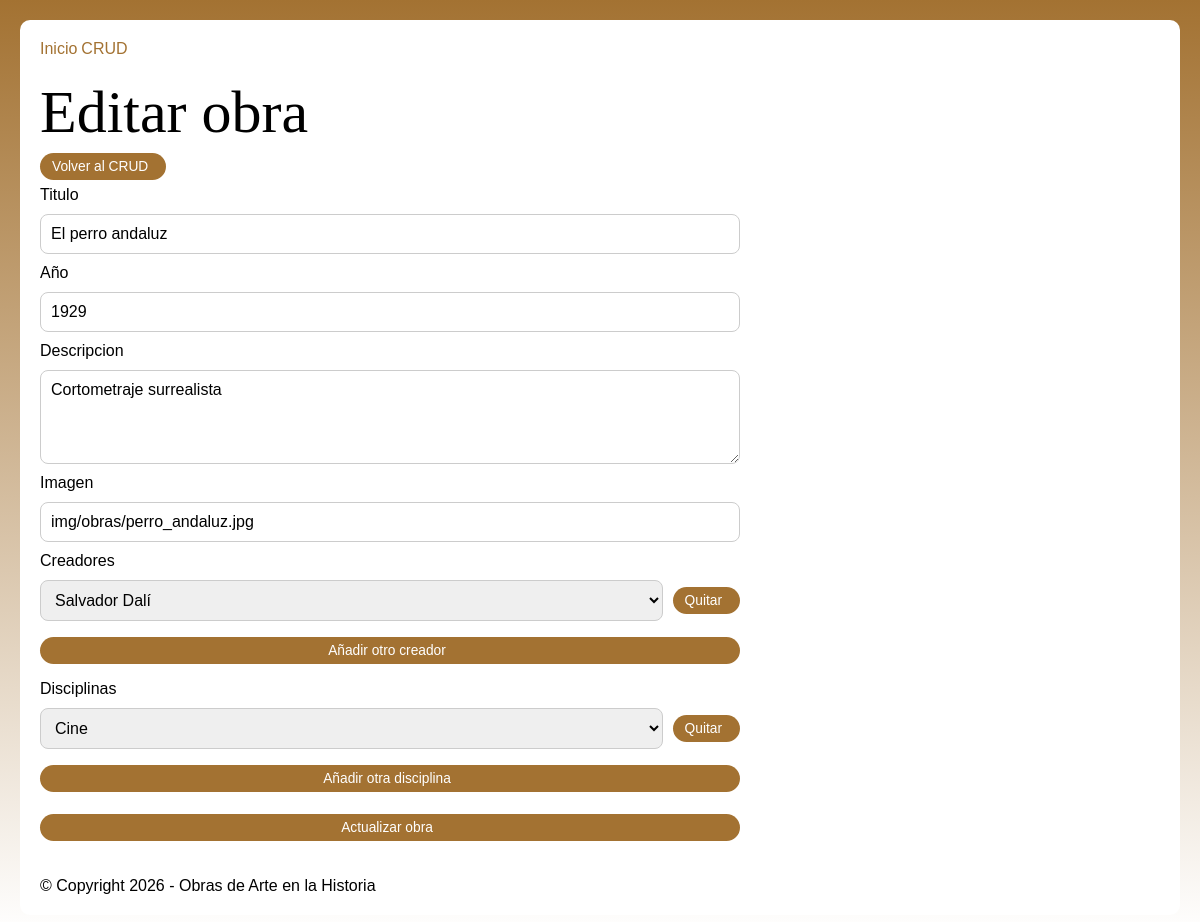
The page /crud/update_obra.php?id=4 on the database as committed earlier.
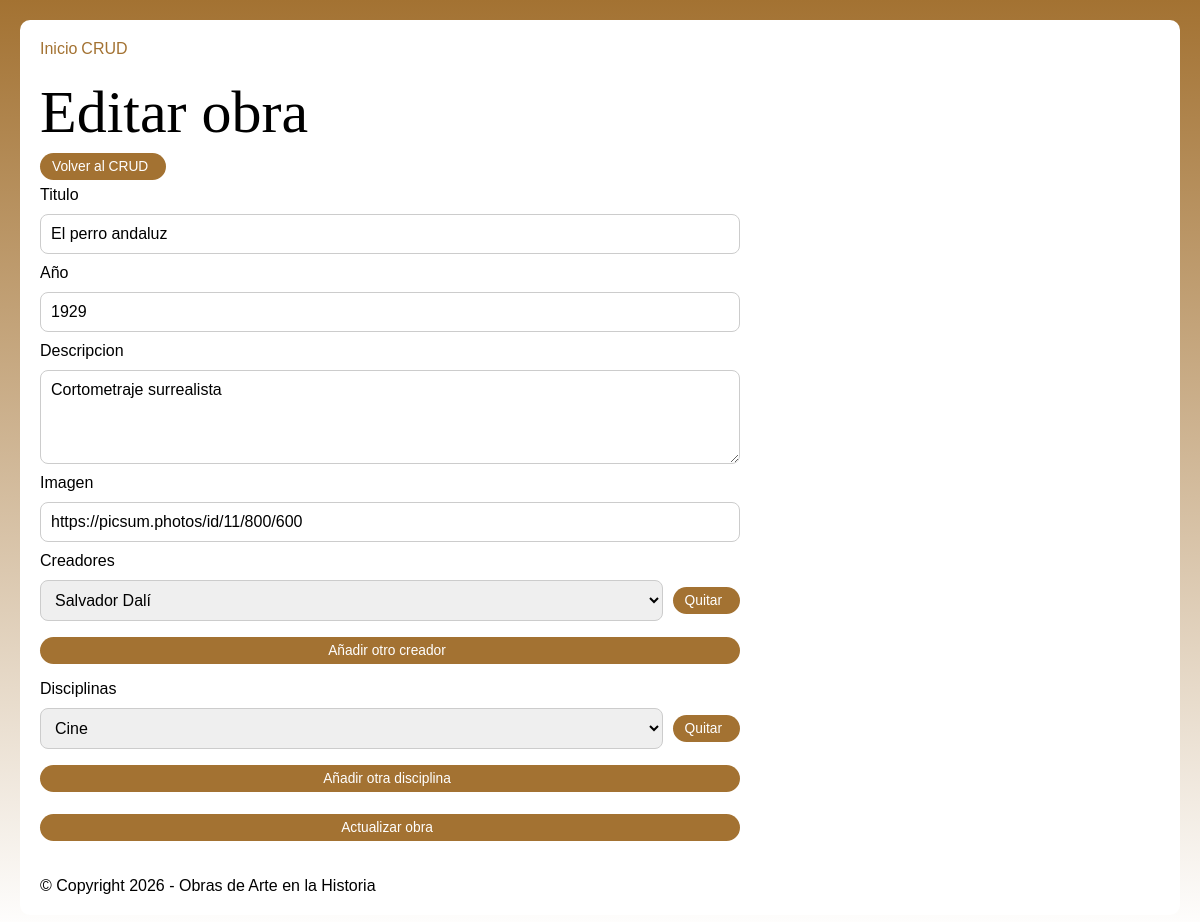
The same page on the database as committed later.
### tables this page shows
CREATE TABLE `obras` (
  `id` int NOT NULL AUTO_INCREMENT,
  `titulo` varchar(255) NOT NULL,
  `año` int DEFAULT NULL,
  `descripcion` text,
  `imagen` varchar(255) DEFAULT NULL,
  PRIMARY KEY (`id`)
);

### functions.php (called while the page is built, shortened)
<?
function getheader()
{
    include __DIR__ . '/inc/header.php';
}
function getfooter()
{
    include __DIR__ . '/inc/footer.php';
}
function conn()
{
    $conn = new mysqli(SERV, USER, PASS, DBNM);
    $conn->set_charset("utf8mb4");
    return $conn;
}
function consulta($sql)
{
    $conn = conn();
    $result = $conn->query($sql);
    $data = [];
    if ($result->num_rows > 0) {
        while ($row = $result->fetch_assoc()) {
            $data[] = $row;
        }
    }
    return $data;
}

### crud/update_obra.php (the view, shortened to what this page needs)
<?php
require_once '../functions.php';
$id = (int) $_GET['id'];
$sql = "SELECT id, titulo, año AS anio, descripcion, imagen FROM obras WHERE id = $id";
$obra = consulta($sql);
$obra = $obra[0];
$creadores = consulta("SELECT id, nombre FROM creadores ORDER BY nombre ASC");
$disciplinas = consulta("SELECT id, nombre FROM disciplinas ORDER BY nombre ASC");
?>
<h1>Editar obra</h1>
<p><a class="btn" href="listado_crud_obras.php">Volver al CRUD</a></p>
<form class="form-crud" method="post">
    <label>Titulo</label>
    <input type="text" name="titulo" value="<?= htmlspecialchars($obra['titulo']) ?>" required>
    <label>A&ntilde;o</label>
    <input type="number" name="anio" value="<?= htmlspecialchars($obra['anio']) ?>" required>
    <label>Descripcion</label>
    <textarea name="descripcion" rows="4" required><?= htmlspecialchars($obra['descripcion']) ?></textarea>
    <label>Imagen</label>
    <input type="text" name="imagen" value="<?= htmlspecialchars($obra['imagen']) ?>" required>
    <label>Creadores</label>
    <div class="creadores-builder" data-relaciones-builder>
        <div class="creadores-lista" data-relaciones-lista></div>
        <button class="btn btn-secundario" type="button" data-add-relacion>A&ntilde;adir otro creador</button>
    </div>
    <label>Disciplinas</label>
    <div class="creadores-builder" data-relaciones-builder>
        <div class="creadores-lista" data-relaciones-lista></div>
        <button class="btn btn-secundario" type="button" data-add-relacion>A&ntilde;adir otra disciplina</button>
    </div>
    <input type="submit" value="Actualizar obra">
</form>
<template id="creador-select-template">
    <div class="creador-item">
        <select name="creador_ids[]" required data-relacion-select>
            <?php foreach ($creadores as $creador): ?>
                <option value="<?= $creador['id'] ?>"><?= htmlspecialchars($creador['nombre']) ?></option>
            <?php endforeach; ?>
        </select>
        <button class="btn btn-secundario btn-eliminar-creador" type="button" data-remove-relacion>Quitar</button>
    </div>
</template>
<template id="disciplina-select-template">
    <div class="creador-item">
        <select name="disciplina_ids[]" required data-relacion-select>
            <?php foreach ($disciplinas as $disciplina): ?>
                <option value="<?= $disciplina['id'] ?>"><?= htmlspecialchars($disciplina['nombre']) ?></option>
            <?php endforeach; ?>
        </select>
        <button class="btn btn-secundario btn-eliminar-creador" type="button" data-remove-relacion>Quitar</button>
    </div>
</template>

Rows that differ between the two databases and show on the page:
changed obras "El perro andaluz": imagen "img/obras/perro_andaluz.jpg" → "https://picsum.photos/id/11/800/600"
